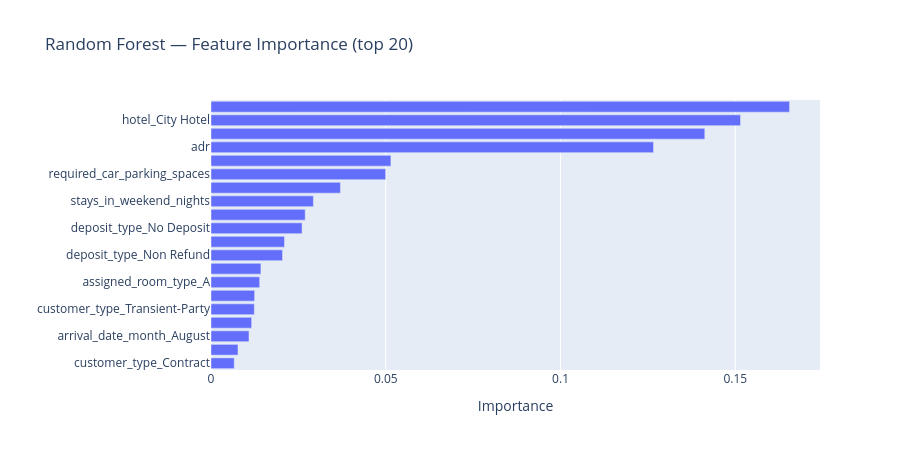

Notebook code cell kept with this figure:
### Code cell
adv = EDAAdvanced(df, target ="is_canceled")

adv.objects_to_category() 
adv.run_eda_advanced()

### Figure 1 — Plotly figure (JSON) as saved in the notebook; plotly's stock layout.template omitted (floating-point values rounded to 4 significant figures)
{"data": [{"hovertemplate": "importance=%{x}<br>feature=%{y}<extra></extra>", "legendgroup": "", "marker": {"color": "#636efa", "pattern": {"shape": ""}}, "name": "", "orientation": "h", "showlegend": false, "textposition": "auto", "type": "bar", "x": [0.006645, 0.007722, 0.01087, 0.01163, 0.01239, 0.01248, 0.01393, 0.01428, 0.02046, 0.02102, 0.02605, 0.02695, 0.02929, 0.03703, 0.04996, 0.05147, 0.1266, 0.1413, 0.1515, 0.1655], "xaxis": "x", "y": ["customer_type_Contract", "assigned_room_type_D", "arrival_date_month_August", "children", "customer_type_Transient-Party", "previous_bookings_not_canceled", "assigned_room_type_A", "adults", "deposit_type_Non Refund", "booking_changes", "deposit_type_No Deposit", "customer_type_Transient", "stays_in_weekend_nights", "total_of_special_requests", "required_car_parking_spaces", "stays_in_week_nights", "adr", "hotel_Resort Hotel", "hotel_City Hotel", "lead_time"], "yaxis": "y"}], "layout": {"barmode": "relative", "height": 450, "legend": {"tracegroupgap": 0}, "title": {"text": "Random Forest — Feature Importance (top 20)"}, "xaxis": {"anchor": "y", "domain": [0, 1], "title": {"text": "Importance"}}, "yaxis": {"anchor": "x", "domain": [0, 1], "title": {"text": ""}}}}
